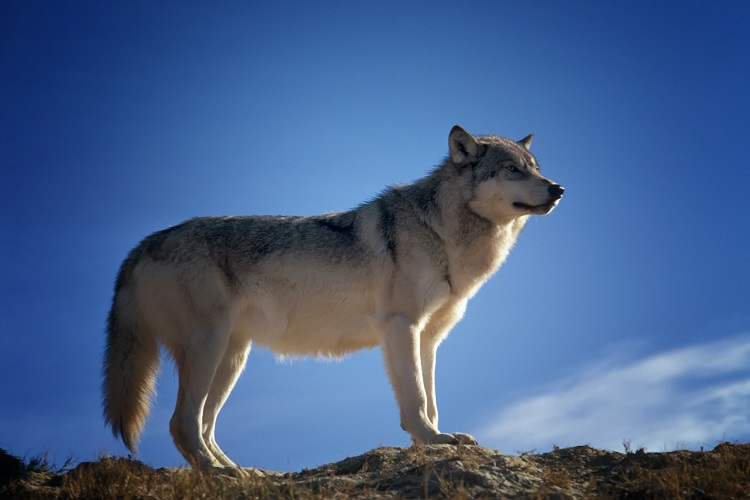
#> input picture rebot_study_cv/pic/wolf500x750.jpg, 750 x 500 px, found by its file name
$ jupyter execute --allow-errors Untitled.ipynb   (shell and % lines are left out)
#> lines starting #> are read from the running program, lines starting #| are printed output that depends on the picture
[cell 1]
import cv2 as cv
import numpy as np
import matplotlib.pyplot as plt

[cell 2]
def show(img):
    if img.ndim == 2:
        plt.imshow(img, cmap='gray')
    else:
        img = cv.cvtColor(img, cv.COLOR_BGR2RGB)
        plt.imshow(img)
    plt.show()

[cell 3]
img = cv.imread('pic/wolf500x750.jpg', 0)
#> img: shape (500, 750); min 0, max 255, mean 93.2
equ = cv.equalizeHist(img)
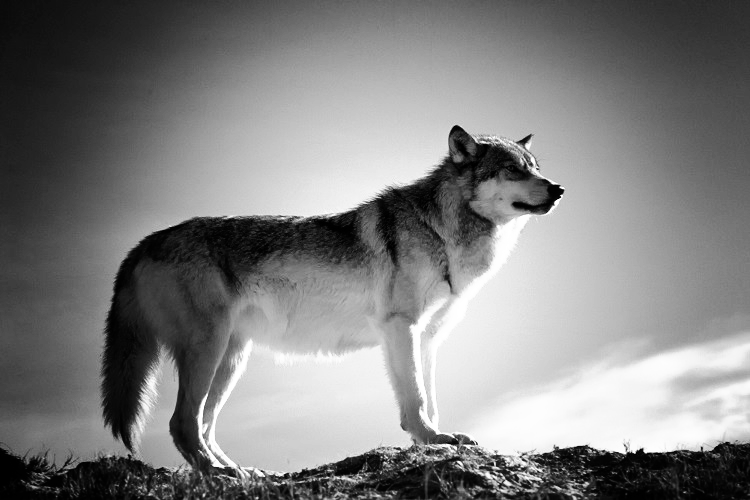
#> equ: shape (500, 750); min 0, max 255, mean 128.4

[cell 4]
img = cv.imread('pic/wolf500x750.jpg', 0)
L = 256

h = cv.calcHist([img], [0], None, [256], [0, 256])
#> h = 256 values, max 4227 at index 89, min 25 at index 0, mean 1464.8
f = h / h.sum()
#> f = 256 values, max 0.0113 at index 89, min 6.67e-05 at index 0, mean 0.00391
a = np.cumsum(f)
#> a = 256 values from 6.67e-05 to 1
#> (the rest of this cell did not finish here and is left out)

[cell 5]

equ  = np.zeros_like(img)
#> (the rest of this cell did not finish here and is left out)

#> (a cell that did not finish here is left out)

[cell 7]
show(equ)
#> equ: shape (500, 750); every value is 0

[cell 8]
whole = cv.imread("pic/cat500x480.jpg", 0)
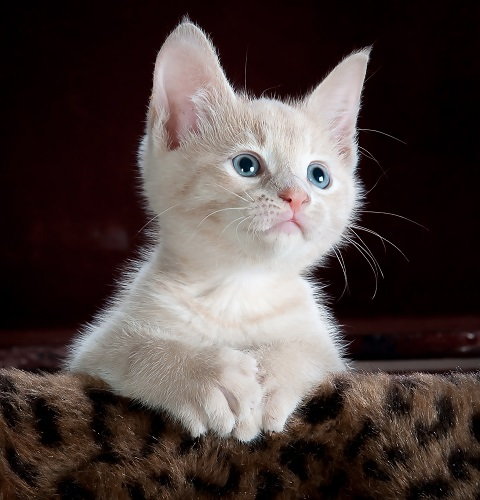
#> input picture rebot_study_cv/资料/数字图像处理-代码/scripts/pic/cat500x480.jpg, 480 x 500 px
#> whole: shape (500, 480); min 0, max 255, mean 69.6
part = whole[100:300, 150:350]
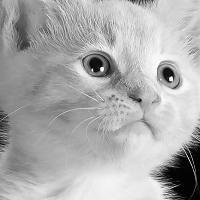
#> part: shape (200, 200); min 0, max 255, mean 172.5

gamma = 4
hist = cv.calcHist([part], [0], None, [256//gamma], [0, 256])
#> hist = 64 values, max 1752 at index 56, min 8 at index 63, mean 625
cv.normalize(hist, hist, 0, 255, cv.NORM_MINMAX)

bp = cv.calcBackProject([whole], [0], hist, [0, 256], 1)
show(np.hstack([whole, bp]))

[cell 9]
hist = cv.calcHist([part], [0], None, [64], [0, 256])

plt.plot(hist)
plt.show()
#> figure, not shown here; curve peaks at x = 56, y = 1752

[cell 10]
whole = cv.imread("pic/cat500x480.jpg", 0)
part = whole[100:300, 150:350]

gamma = 4
hist = cv.calcHist([part], [0], None, [256//gamma], [0, 256])
cv.normalize(hist, hist, 0, 255, cv.NORM_MINMAX)

# bp = cv.calcBackProject([whole], [0], hist, [0, 256], 1)
#> (the rest of this cell did not finish here and is left out)

#> (a cell that did not finish here is left out)

[cell 12]
## 彩色图

whole = cv.imread("pic/grass500x500.jpg")
#> (the rest of this cell did not finish here and is left out)

[cell 13]
whole = cv.imread("pic/grass500x500.jpg")
#> (the rest of this cell did not finish here and is left out)

[cell 14]
A = img[:20, 0:20]
B = img[100:120, 100:120]

[cell 15]
Ax = cv.Sobel(A, cv.CV_64F, 1, 0)
Ay = cv.Sobel(A, cv.CV_64F, 0, 1)

Bx = cv.Sobel(B, cv.CV_64F, 1, 0)
By = cv.Sobel(B, cv.CV_64F, 0, 1)

Ar = np.sqrt(Ax**2 + Ay**2)
Br = np.sqrt(Bx**2 + By**2)

up = (Ax * Bx) + (Ay * By)
down = Ar * Br

(up[up != 0] / down[up != 0]).mean()
#> Out = 0.182

[cell 16]
def get_xy_derivative(img):
    Gx = cv.Sobel(img, cv.CV_64F, 1, 0)
    Gy = cv.Sobel(img, cv.CV_64F, 0, 1)
    return Gx, Gy

def get_score(Ax, Ay, Bx, By):
    Ar = np.sqrt(Ax**2 + Ay**2)
    Br = np.sqrt(Bx**2 + By**2)

    up = (Ax * Bx) + (Ay * By)
    down = Ar * Br

    res = (up[up != 0] / down[up != 0]).mean()
    return res

[cell 17]
eagle = cv.imread("pic/eagle500x500.jpg", 0)
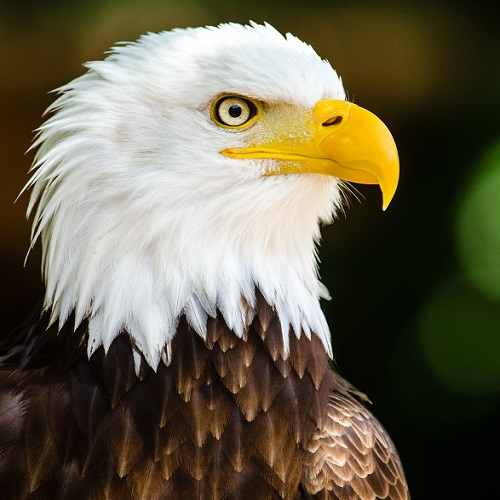
#> input picture rebot_study_cv/资料/数字图像处理-代码/scripts/pic/eagle500x500.jpg, 500 x 500 px
#> eagle: shape (500, 500); min 0, max 255, mean 97
eagle = cv.resize(eagle, (100,100))
#> eagle: shape (100, 100)
sh, sw = eagle.shape
#> sh = 100; sw = 100

mouth = cv.imread("pic/eagle_mouth.jpg", 0)
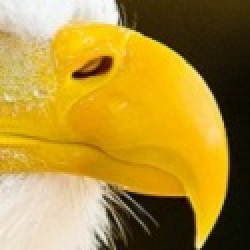
#> input picture rebot_study_cv/资料/数字图像处理-代码/scripts/pic/eagle_mouth.jpg, 125 x 125 px (shown 2 times larger)
#> mouth: shape (125, 125); min 7, max 252, mean 142.1
mouth = cv.resize(mouth, (25, 25))
#> mouth: shape (25, 25)

eagle = cv.imread("pic/hearts200x133.jpg", 0)
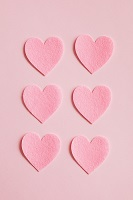
#> input picture rebot_study_cv/资料/数字图像处理-代码/scripts/pic/hearts200x133.jpg, 133 x 200 px
#> eagle: shape (200, 133); min 82, max 231, mean 203.8
# whole2 = whole.copy()

mouth = eagle[36:75, 25:63]
#> mouth: shape (39, 38)

sh, sw = eagle.shape
#> sh = 200; sw = 133
th, tw = mouth.shape
#> th = 39; tw = 38

res = np.zeros_like(eagle, dtype=np.float64)

Ax = cv.Sobel(mouth, cv.CV_64F, 1, 0)
#> Ax: shape (39, 38) float64
Ay = cv.Sobel(mouth, cv.CV_64F, 0, 1)
#> Ay: shape (39, 38) float64

Cx = cv.Sobel(eagle, cv.CV_64F, 1, 0)
Cy = cv.Sobel(eagle, cv.CV_64F, 0, 1)
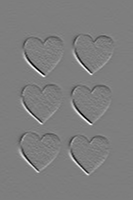
#> Cy: shape (200, 133) float64; min -333, max 340, mean 0; drawn with min black and max white

[cell 18]

# 375x375 = 140625
for i in range(sh-th):
    for j in range(sw-tw):
        Bx = Cx[i:i+th, j:j+tw]
        By = Cy[i:i+th, j:j+tw]
#         print((i,j),Ax.shape, Ay.shape, Bx.shape, By.shape)
        score = get_score(Ax, Ay, Bx, By)
        res[i,j] = score
#> this loop made 161 passes
#> pass 1, in get_score, `down = Ar * Br`:
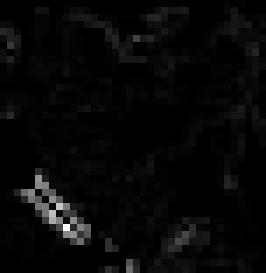
#> down: shape (39, 38) float64 (shown 7 times larger); min 0, max 3211, mean 97.9; drawn with min black and max white
#> after the loop:
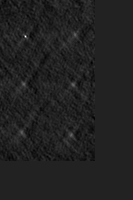
#> res: shape (200, 133) float64; min -0.148, max 0.951, mean -0.00237; drawn with min black and max white

[cell 19]
show(res)

[cell 20]
minv, maxv, minloc, maxloc = cv.minMaxLoc(res)

top_left = maxloc
bottom_right = (top_left[0] + tw, top_left[1] + th)
cv.rectangle(eagle, top_left, bottom_right, 255, 3)
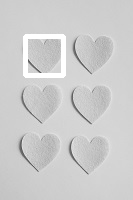
#> eagle: shape (200, 133); min 82, max 255, mean 205.2
